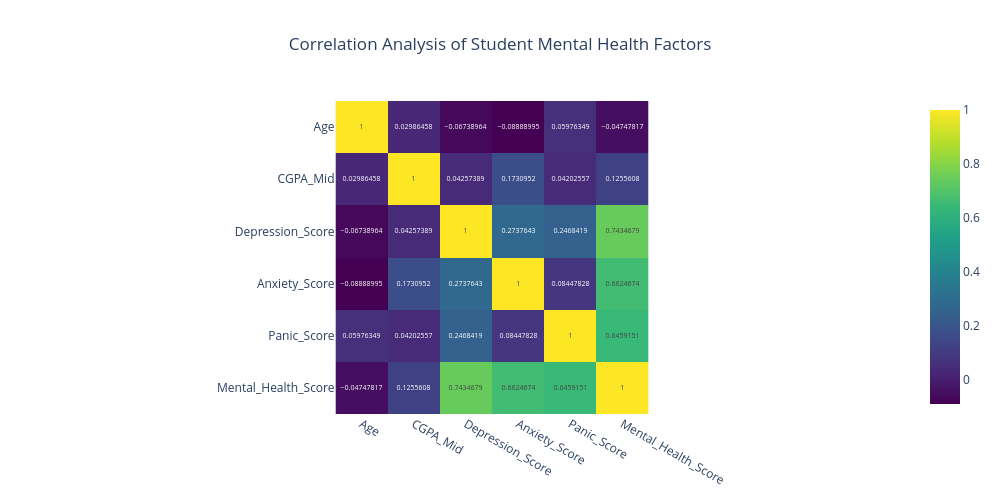

The notebook cell this image was saved under:
### Code cell
import plotly.express as px

fig = px.imshow(
    corr,
    text_auto=True,
    color_continuous_scale='Viridis',
    title='Correlation Analysis of Student Mental Health Factors'
)

fig.update_layout(
    width=1000,
    height=500,
    title_x=0.5
)

fig.show()

### Figure 1 — Plotly figure (JSON) as saved in the notebook; plotly's stock layout.template omitted (floating-point values rounded to 4 significant figures)
{"data": [{"coloraxis": "coloraxis", "hovertemplate": "x: %{x}<br>y: %{y}<br>color: %{z}<extra></extra>", "name": "0", "texttemplate": "%{z}", "type": "heatmap", "x": ["Age", "CGPA_Mid", "Depression_Score", "Anxiety_Score", "Panic_Score", "Mental_Health_Score"], "xaxis": "x", "y": ["Age", "CGPA_Mid", "Depression_Score", "Anxiety_Score", "Panic_Score", "Mental_Health_Score"], "yaxis": "y", "z": [[1.0, 0.02986, -0.06739, -0.08889, 0.05976, -0.04748], [0.02986, 1.0, 0.04257, 0.1731, 0.04203, 0.1256], [-0.06739, 0.04257, 1.0, 0.2738, 0.2468, 0.7435], [-0.08889, 0.1731, 0.2738, 1.0, 0.08448, 0.6625], [0.05976, 0.04203, 0.2468, 0.08448, 1.0, 0.6459], [-0.04748, 0.1256, 0.7435, 0.6625, 0.6459, 1.0]]}], "layout": {"coloraxis": {"autocolorscale": false, "colorscale": [[0, "#440154"], [0.1111, "#482878"], [0.2222, "#3e4989"], [0.3333, "#31688e"], [0.4444, "#26828e"], [0.5556, "#1f9e89"], [0.6667, "#35b779"], [0.7778, "#6ece58"], [0.8889, "#b5de2b"], [1, "#fde725"]]}, "height": 500, "title": {"text": "Correlation Analysis of Student Mental Health Factors", "x": 0.5}, "width": 1000, "xaxis": {"anchor": "y", "constrain": "domain", "domain": [0, 1], "scaleanchor": "y"}, "yaxis": {"anchor": "x", "autorange": "reversed", "constrain": "domain", "domain": [0, 1]}}}
